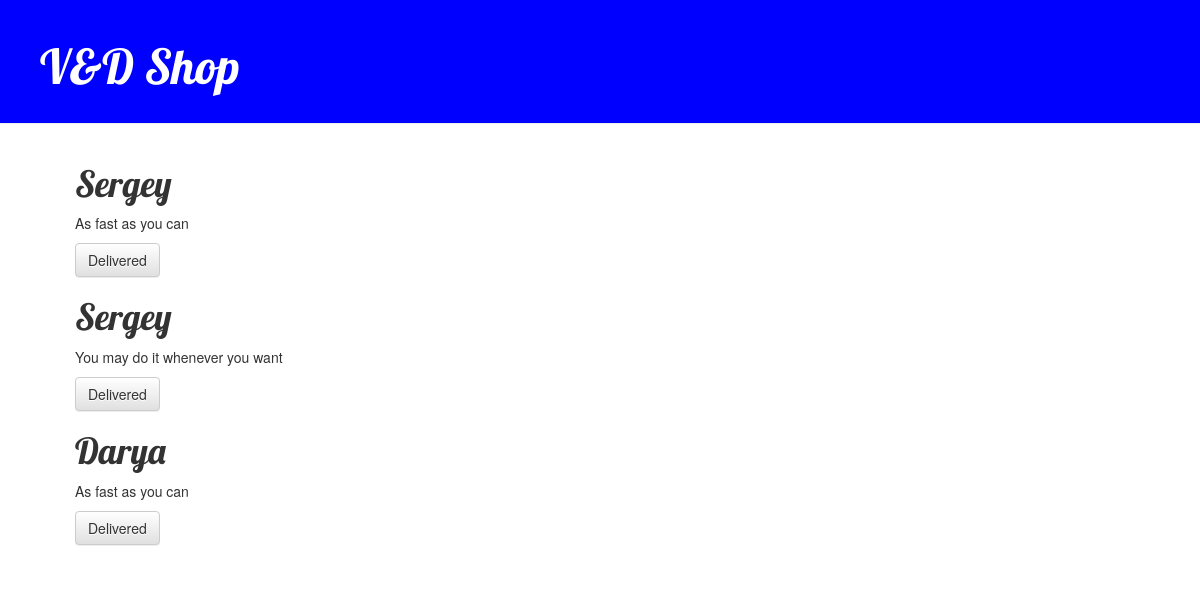
/bucket/, run on the app's committed database.
### blog/models.py (models this page shows, shortened)
class Order(models.Model):
    cust_id = models.ForeignKey(Customer, on_delete = models.CASCADE, related_name = 'orders')
    form_of_payment = models.CharField(max_length=200)
    address = models.TextField()
    date_completed = models.DateTimeField()
    delivery_type = models.CharField(max_length=200)
    notes = models.TextField()

class Customer(models.Model):
    customer_id = models.AutoField(primary_key=True)
    name = models.CharField(max_length=200)
    phone_number = models.CharField(max_length=200)
    email = models.CharField(max_length=200)
    organization = models.CharField(max_length=200)
    def __str__(self):
        return self.name

### blog/views.py (the view)
# urls.py: path('bucket/', views.bucket, name='bucket'),
def bucket(request):
    orders = Order.objects.order_by('cust_id')
    return render(request, 'blog/bucket.html', {'orders':orders})

### blog/templates/blog/bucket.html
{% extends 'blog/base.html' %}
{% block content %}
    {% for order in orders %}
        <div class="order">
			<h1>{{ order.cust_id }}</h1>
            <p>{{ order.notes|linebreaksbr }}</p>
            <a class="btn btn-default" href="{% url 'checked_and_delivered' pk=order.pk %}">Delivered</a>
        </div>
    {% endfor %}
{% endblock %}

### blog/static/css/blog.css (style rules this page uses)
h1, h2, h3, h4 { font-family: 'Lobster', cursive; }
.order { margin: 20px 0px 20px 20px; }

### data on the page
Order: cust_id "Sergey", notes "As fast as you can"
Order: cust_id "Sergey", notes "You may do it whenever you want"
Order: cust_id "Darya", notes "As fast as you can"
